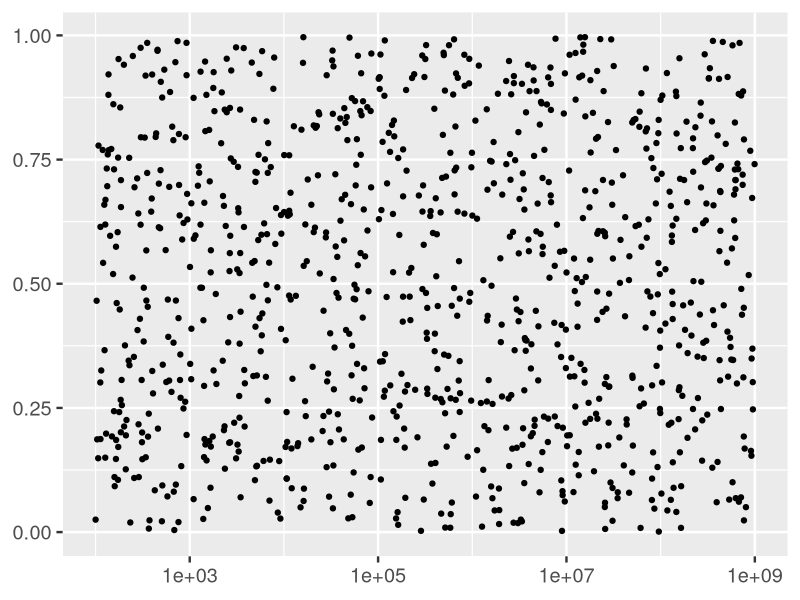
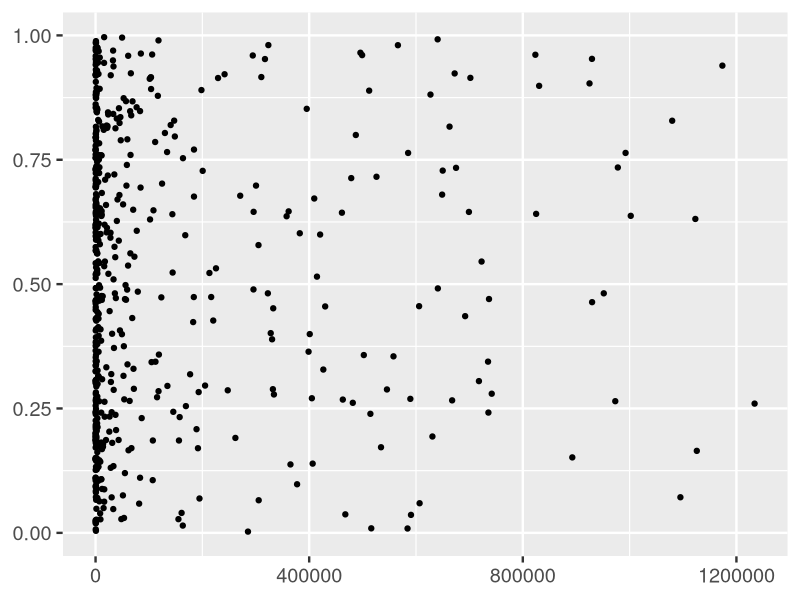
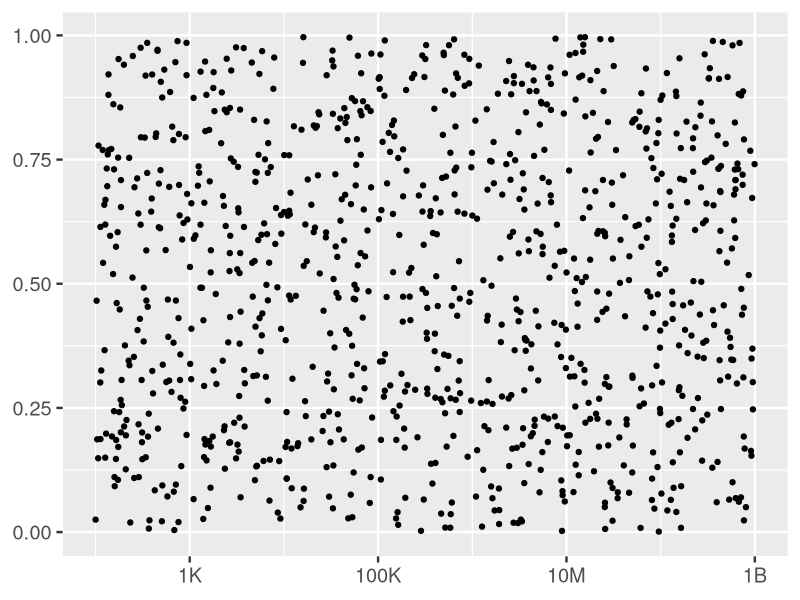
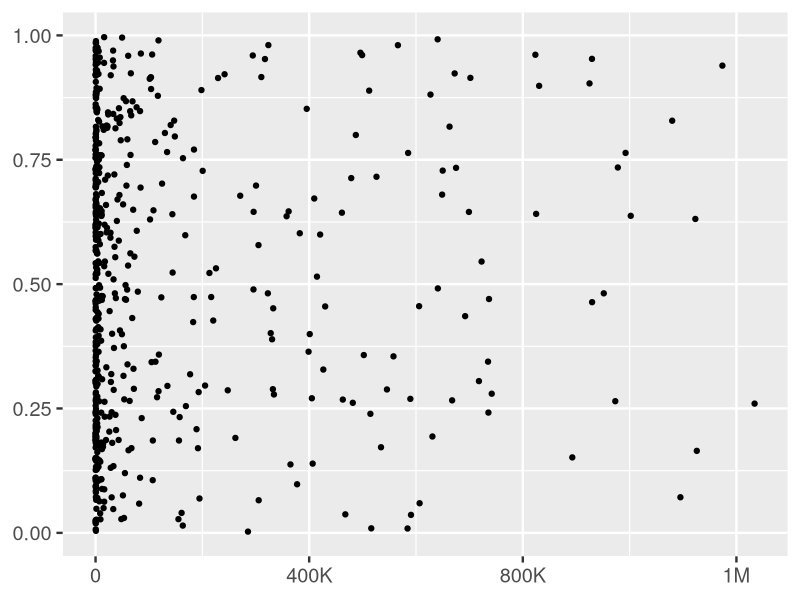
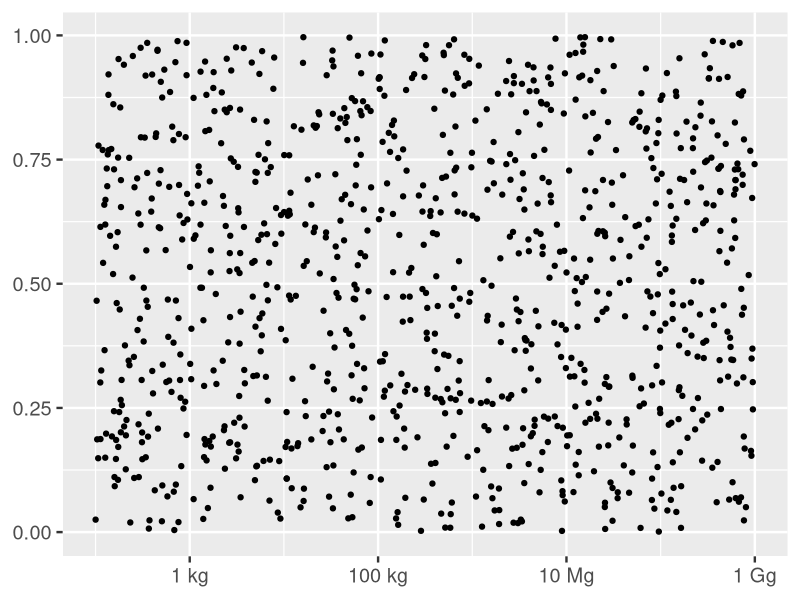
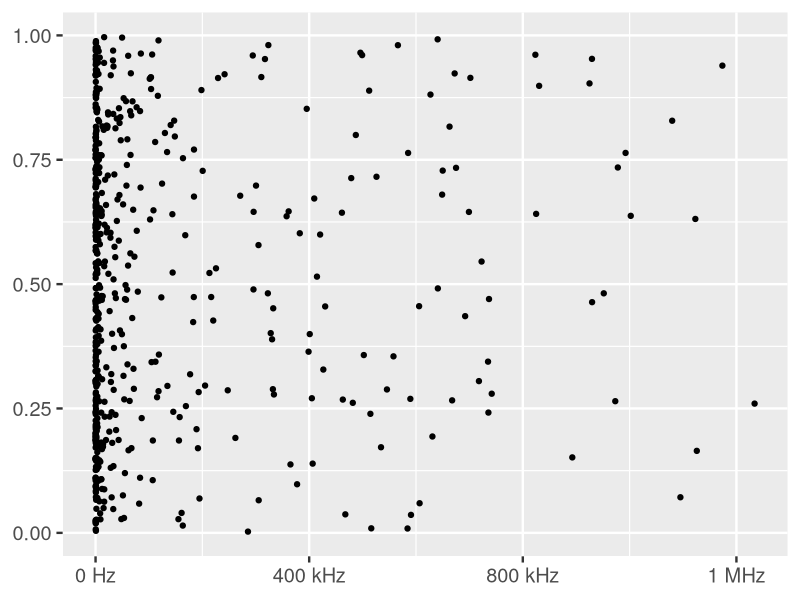
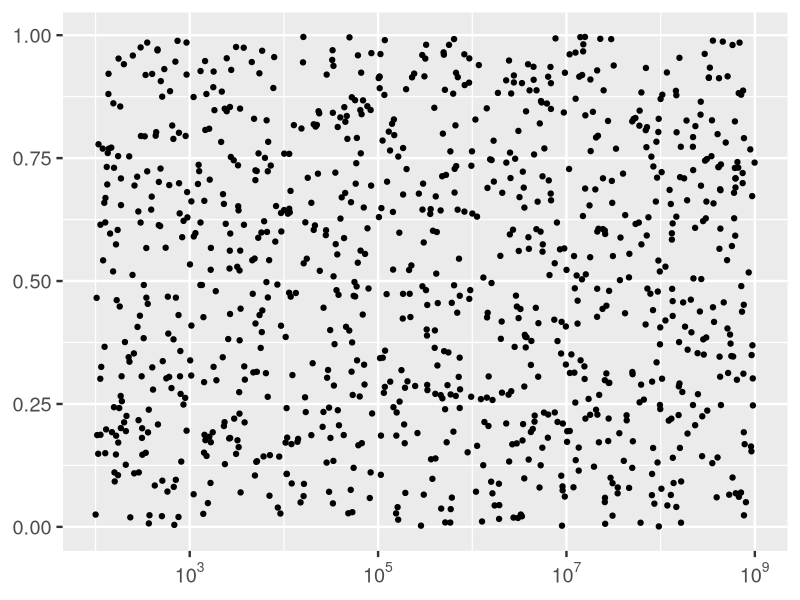
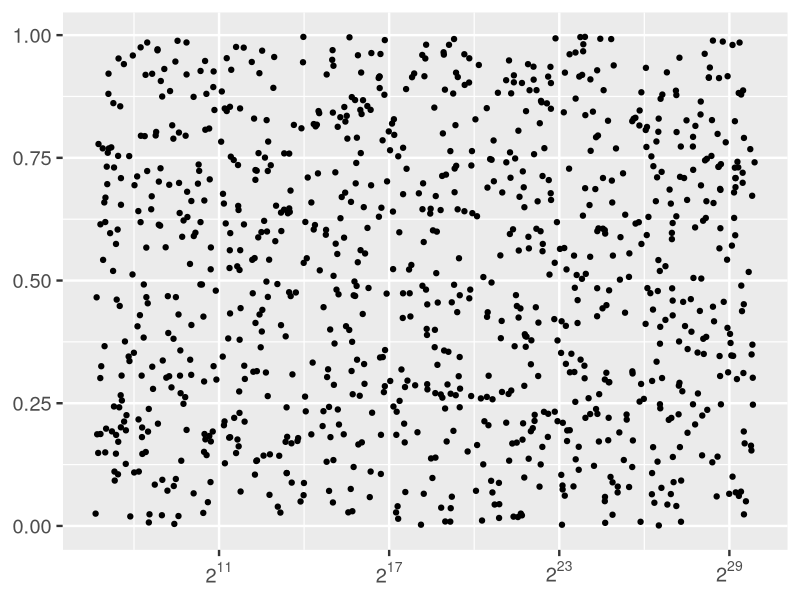

Write the R code that produced these figures, in order.
## ---- chunk 1
knitr::opts_chunk$set(fig.asp = 1/3)
ggplot2::theme_set(ggplot2::theme_gray(18))
set.seed(1014)
## ---- chunk 2
library(ggplot2)
library(scales)
## ---- chunk 3
df1 <- data.frame(
  x = 10 ^ runif(1000, 2, 9),
  y = runif(1000)
)
df2 <- df1 |> dplyr::filter(x <= 1.25 * 10^6)

plot1 <- ggplot(df1, aes(x, y)) + 
  geom_point() +
  labs(x = NULL, y = NULL)
plot1 + scale_x_log10()
plot2 <- ggplot(df2, aes(x, y)) + 
  geom_point()+
  labs(x = NULL, y = NULL)
plot2
## ---- chunk 4
plot1 +
  scale_x_log10(
    labels = label_number(scale_cut = cut_short_scale())
  )
plot2 +
  scale_x_continuous(
    labels = label_number(scale_cut = cut_short_scale())
  )
## ---- chunk 5
plot1 + 
  scale_x_log10(
    labels = label_number(scale_cut = cut_si("g"))
  )
plot2 + 
  scale_x_continuous(
    labels = label_number(scale_cut = cut_si("Hz"))
  )
## ---- chunk 6
plot1 +
  scale_x_log10(
    labels = scales::label_log()
  )
## ---- chunk 7
plot1 + 
  scale_x_continuous(
    trans = scales::log_trans(2), 
    labels = scales::label_log(2)
  )
## ---- chunk 8
df3 <- data.frame(
  date = as.Date("2022-01-01") + 1:1e3,
  balance = cumsum(runif(1e3, -1e3, 1e3))
)

plot3 <- ggplot(df3, aes(date, balance)) + 
  geom_line() +
  labs(x = NULL, y = NULL)
plot3
## ---- chunk 9
plot3 + 
  scale_y_continuous(
    labels = label_dollar(scale_cut = cut_short_scale())
  )
## ---- chunk 10
plot3 + 
  scale_y_continuous(
    labels = label_dollar(
      scale_cut = cut_short_scale(), 
      style_negative = "parens"
    )
  )
